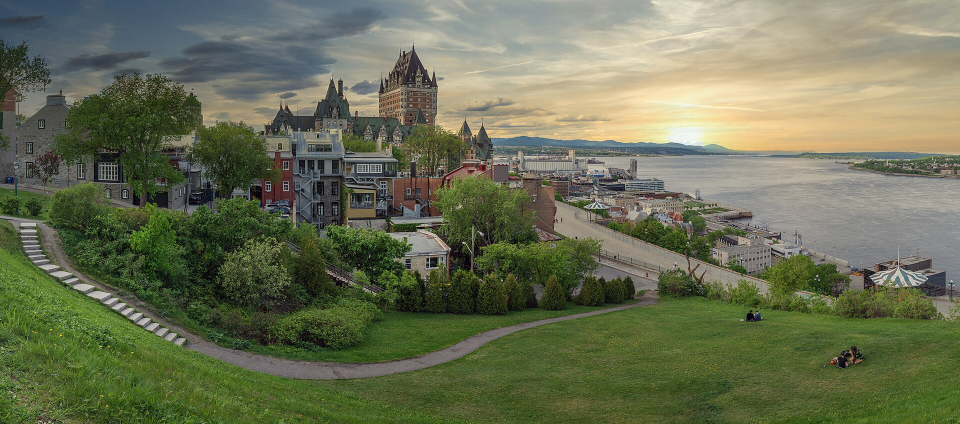
#> input picture best_test/commons/commons_00.jpg, 1920 x 848 px (shown at 1/2 size); its folder holds only this picture in this run
$ python -i reconstruction_preprocess.py   (imports and definitions only)
#> lines starting #> are read from the running program, lines starting #| are printed output that depends on the picture; after the words box and inside, x2 and y2 are one past the last pixel; in counts of white or black regions, pixels touching at a corner belong together
#> further down, picture is the input picture: shape (848, 1920, 3); mean B, G, R 84.6, 111.9, 106.2
"""Preprocessing et masques pour le Lot 2 — P1.

Ce module génère les masques SfM (sky, people, cars, water, etc.) et
les images normalisées pour la reconstruction. Les masques sont stockés
comme `DerivedArtifact` et ne modifient jamais les images originales.
"""

from __future__ import annotations

import hashlib
import json
from datetime import datetime, timezone
from pathlib import Path
from typing import Any

import cv2
import numpy as np
from pydantic import BaseModel, ConfigDict, Field

from .schemas.reconstruction import ReconstructionInputManifest
from .workspace import Workspace


# [11 lines that did not run here, left out]


# [96 lines left out: functions _mask_sky, _mask_water, _generate_mask, _mask_people, not called in this run]


def _mask_cars(image: np.ndarray) -> np.ndarray:
    """Détecte les voitures via heuristique couleur + forme (MVP)."""
    hsv = cv2.cvtColor(image, cv2.COLOR_BGR2HSV)
#> hsv: shape (848, 1920, 3); mean H, S, V 45.7, 90.6, 116.7
    gray = cv2.cvtColor(image, cv2.COLOR_BGR2GRAY)
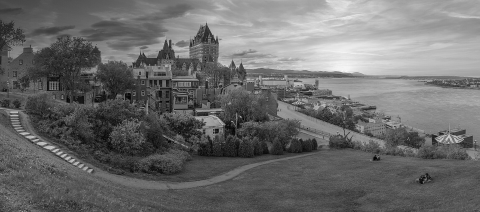
#> gray: shape (848, 1920) (shown at 1/4 size); min 0, max 255, mean 107.1
    lower_gray = np.array([0, 0, 50])
    upper_gray = np.array([180, 30, 200])
    gray_mask = cv2.inRange(hsv, lower_gray, upper_gray)
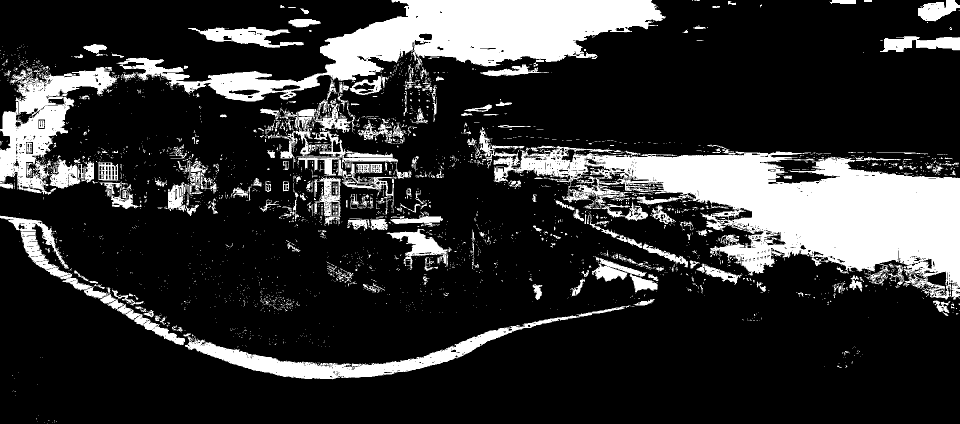
#> gray_mask: shape (848, 1920) (shown at 1/2 size); 19.8% white; 3302 white regions (2989 under 20 px), largest, box (x1, y1, x2, y2) and area: (958, 254, 1920, 600) 120678, (234, 0, 1331, 203) 75350, (0, 134, 239, 390) 21408
    lower_dark = np.array([0, 0, 0])
    upper_dark = np.array([180, 255, 60])
    dark_mask = cv2.inRange(hsv, lower_dark, upper_dark)
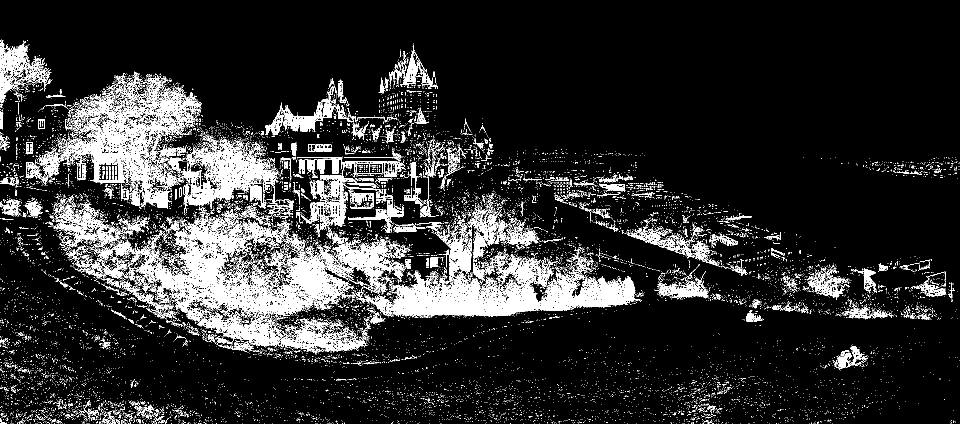
#> dark_mask: shape (848, 1920) (shown at 1/2 size); 13.4% white; 15164 white regions (14630 under 20 px), largest, box (x1, y1, x2, y2) and area: (184, 422, 731, 706) 43272, (713, 438, 1281, 636) 30545, (73, 143, 403, 417) 22825
    car_color = cv2.bitwise_or(gray_mask, dark_mask)
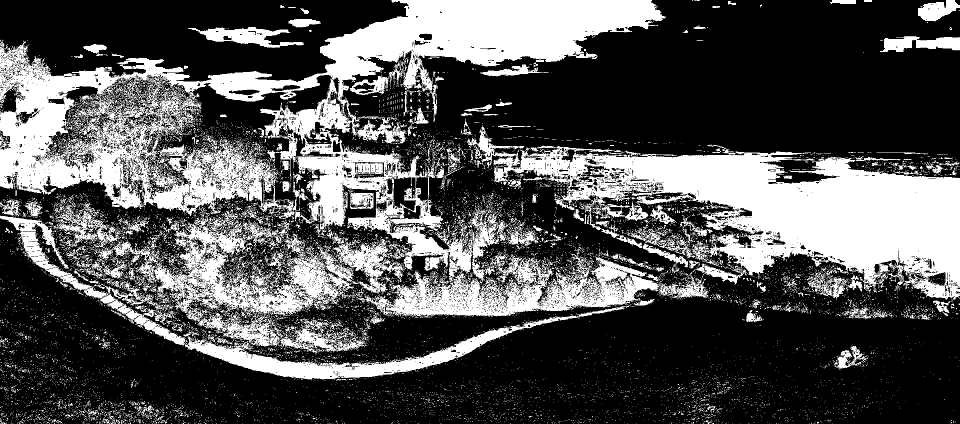
#> car_color: shape (848, 1920) (shown at 1/2 size); 32.8% white; 12636 white regions (12244 under 20 px), largest, box (x1, y1, x2, y2) and area: (0, 0, 1417, 636) 238931, (934, 250, 1920, 603) 129231, (184, 422, 731, 706) 44999
    edges = cv2.Canny(gray, 50, 150)
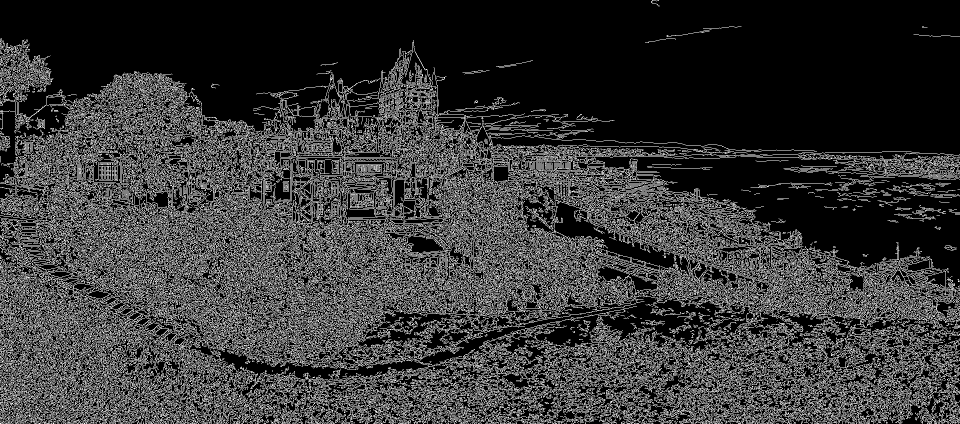
#> edges: shape (848, 1920) (shown at 1/2 size); 21.5% white in thin lines or dots
    contours, _ = cv2.findContours(edges, cv2.RETR_EXTERNAL, cv2.CHAIN_APPROX_SIMPLE)
#> contours = 13426 contours, 12427 with area under 20; largest, box (x1, y1, x2, y2) and area: (1648, 498, 1880, 650) 4256, (1180, 404, 1561, 588) 2498, (980, 291, 1146, 386) 1952, (692, 361, 915, 537) 1758, (645, 80, 867, 270) 1708
    shape_mask = np.zeros(image.shape[:2], dtype=np.uint8)
    for cnt in contours:
        area = cv2.contourArea(cnt)
        if area < 500 or area > 50000:
            continue
        peri = cv2.arcLength(cnt, True)
        approx = cv2.approxPolyDP(cnt, 0.02 * peri, True)
        if 4 <= len(approx) <= 8:
            x, y, w, h = cv2.boundingRect(cnt)
            aspect = w / float(h) if h > 0 else 0
            if 0.5 < aspect < 3.0 and h > 20:
                cv2.rectangle(shape_mask, (x, y), (x + w, y + h), 255, -1)
#> this loop made 13426 passes
#> (area, peri, x, y, w, h, aspect) on passes 2235, 3254: (733, 1202.1, 0, 763, 54, 64, 0.844), (613.5, 1445.3, 195, 720, 76, 73, 1.04)
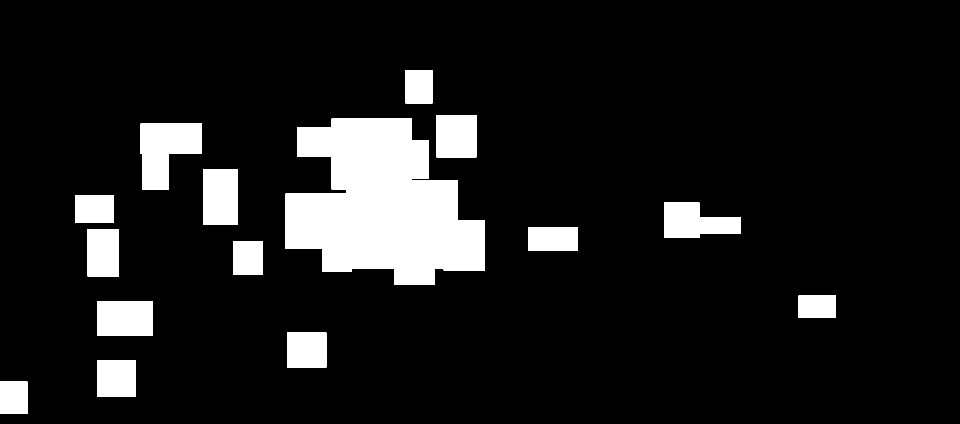
#> shape_mask: shape (848, 1920) (shown at 1/2 size); 10.6% white; 15 white regions, largest, box (x1, y1, x2, y2) and area: (571, 237, 970, 570) 90633, (281, 247, 404, 379) 11337, (1328, 405, 1482, 476) 7780
    mask = cv2.bitwise_and(car_color, shape_mask)
#> mask: shape (848, 1920); 4.4% white; 2366 white regions (2234 under 20 px), largest, box (x1, y1, x2, y2) and area: (594, 254, 970, 542) 25891, (652, 462, 809, 565) 4502, (281, 247, 370, 379) 3812
    kernel = np.ones((5, 5), np.uint8)
    mask = cv2.morphologyEx(mask, cv2.MORPH_CLOSE, kernel)
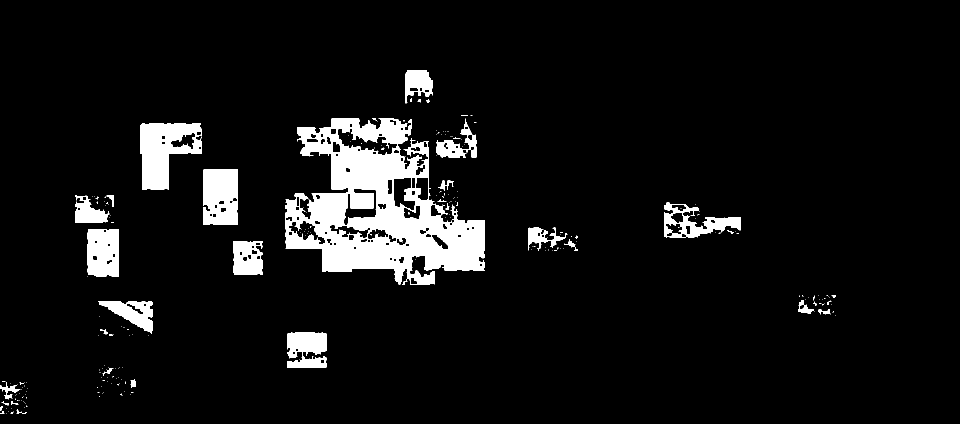
#> mask: shape (848, 1920) (shown at 1/2 size); 7% white; 235 white regions (196 under 20 px), largest, box (x1, y1, x2, y2) and area: (571, 237, 970, 570) 65297, (281, 247, 404, 379) 10121, (406, 339, 476, 449) 7216
    return mask


# [145 lines left out: functions _mask_large_reflections, _mask_signage, _mask_mobile_furniture, generate_mask_set, _resolve_image_path, publish_mask_set, not called in this run]


__all__ = [
    "MaskSet",
    "generate_mask_set",
    "publish_mask_set",
]

>>> import cv2
>>> picture = cv2.imread('../../best_test/commons/commons_00.jpg')
>>> result = _mask_cars(picture)

$ run again, on best_test/commons/commons_02.jpg
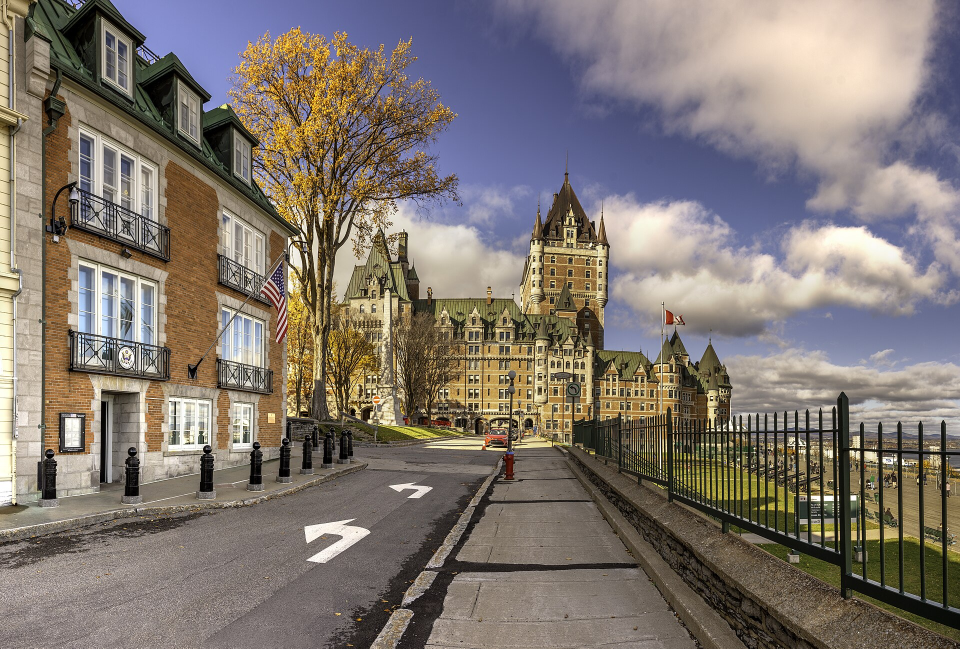
#> input picture best_test/commons/commons_02.jpg, 1920 x 1297 px (shown at 1/2 size)
#> picture is the input picture: shape (1297, 1920, 3); mean B, G, R 112.2, 119.3, 128.5
#> hsv: shape (1297, 1920, 3); mean H, S, V 43.6, 72.6, 136.7
#> gray_mask: shape (1297, 1920); 18.9% white; 11291 white regions (10675 under 20 px), largest, box (x1, y1, x2, y2) and area: (1094, 0, 1920, 863) 151846, (0, 934, 969, 1297) 146003, (1167, 395, 1537, 700) 24244
#> dark_mask: shape (1297, 1920); 12.4% white; 11931 white regions (11271 under 20 px), largest, box (x1, y1, x2, y2) and area: (1128, 613, 1920, 1270) 88210, (53, 104, 602, 471) 23072, (1090, 890, 1639, 1297) 22142
#> car_color: shape (1297, 1920); 31.2% white; 15265 white regions (14432 under 20 px), largest, box (x1, y1, x2, y2) and area: (1094, 0, 1920, 1270) 290404, (0, 780, 1302, 1297) 194204, (53, 0, 602, 471) 42220
#> in _mask_cars, `edges = cv2.Canny(gray, 50, 150)`:
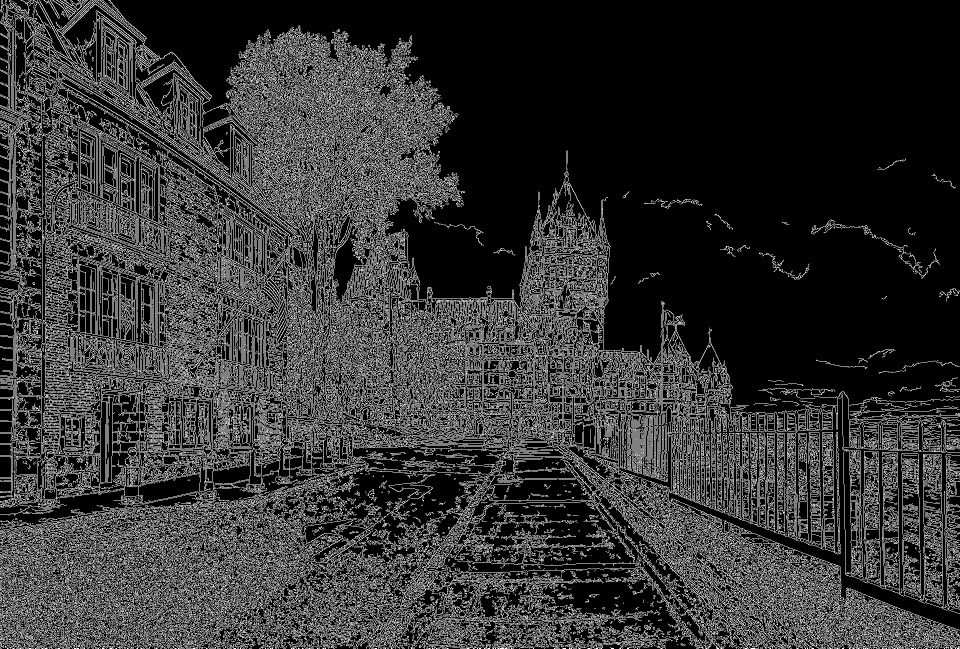
#> edges: shape (1297, 1920) (shown at 1/2 size); 20.1% white in thin lines or dots
#> contours = 18014 contours, 16841 with area under 20; largest, box (x1, y1, x2, y2) and area: (86, 183, 574, 985) 59959, (781, 458, 1041, 697) 9338, (608, 1036, 741, 1126) 5420, (499, 216, 621, 403) 5044, (693, 684, 891, 879) 5016
#> the loop in _mask_cars, `for cnt in contours:` made 18014 passes
#> (area, peri, x, y, w, h, aspect) on pass 3822: (507.5, 973.4, 134, 1171, 74, 67, 1.1)
#> in _mask_cars, `mask = cv2.morphologyEx(mask, cv2.MORPH_CLOSE, kernel)`:
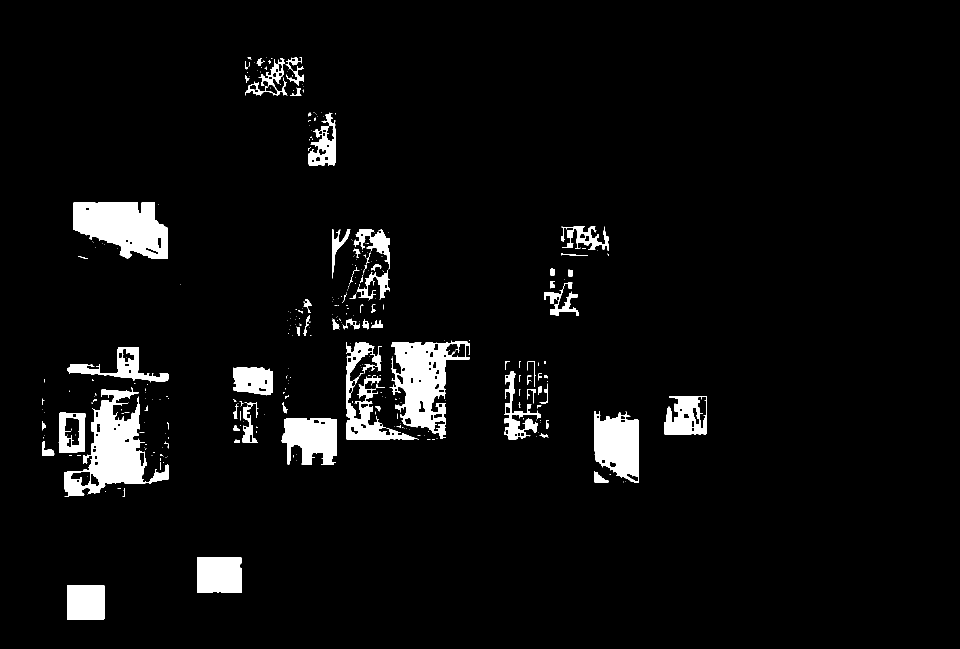
#> mask: shape (1297, 1920) (shown at 1/2 size); 4.8% white; 343 white regions (259 under 20 px), largest, box (x1, y1, x2, y2) and area: (129, 774, 337, 994) 16911, (147, 405, 335, 518) 15238, (779, 681, 940, 877) 14422
